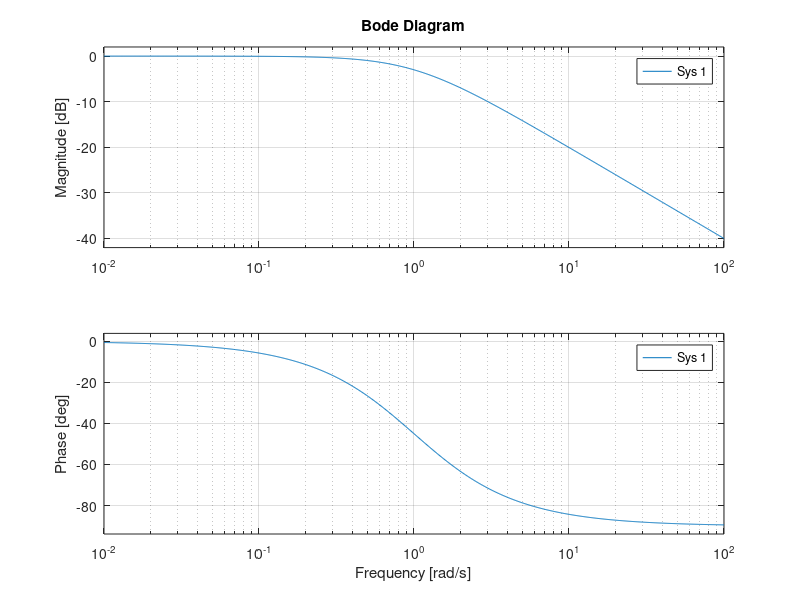
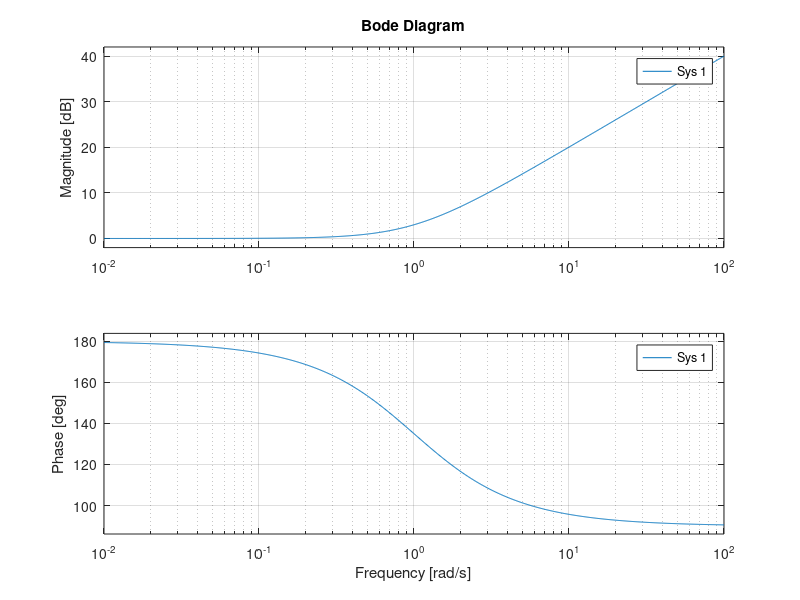
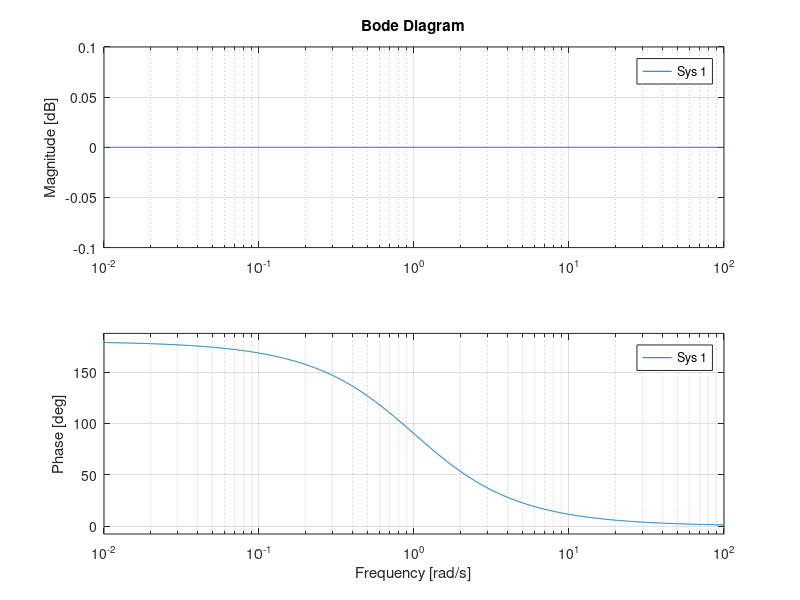
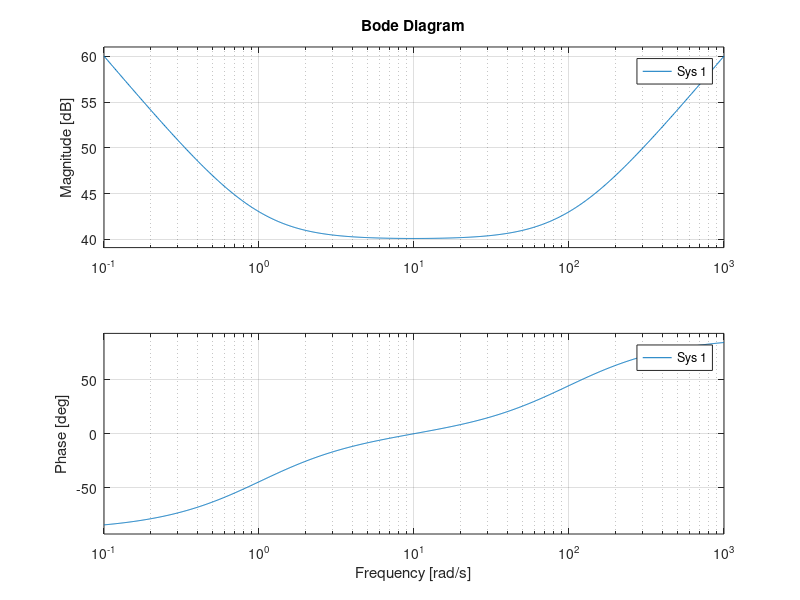

Write MATLAB code to recreate these figures, in order.
figure(1); title('a');

bode(tf([1],[1 1]));

figure(2); title('b');

bode(tf([1 -1],[1]));

figure(3); title('c');

bode(tf([1 -1],[1 1]));

figure(4); title('d');

bode(tf([1 101 100],[1 0]));

figure(5); title('e');

bode(tf([1 0],[1 101 100]));

figure(6); title('f');

bode(tf([1],[1 1 1]));